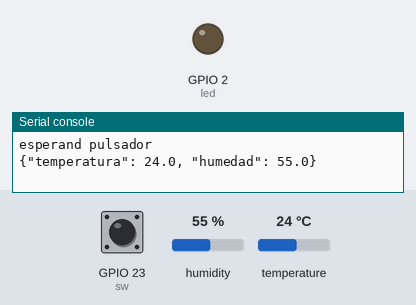
This program was run on a simulated ESP32 board running MicroPython. Parts: output pins drawn as LEDs (lit = HIGH), the last lines printed to the serial console. The inputs (shaded band) are chosen by the test bench; at power-on: GPIO 23 (sw) LOW, humidity 55 %, temperature 24 °C.

Above: at 1.2 s.
1.3 s: GPIO 23 (sw) pulled HIGH for 0.15 s
At 2.4 s:
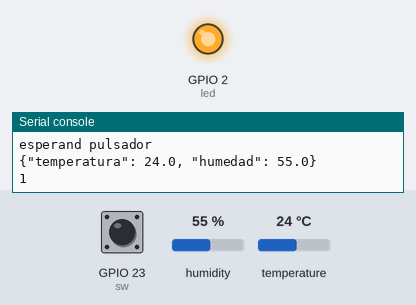
2.9 s: GPIO 23 (sw) pulled HIGH for 1 s
At 3.6 s:
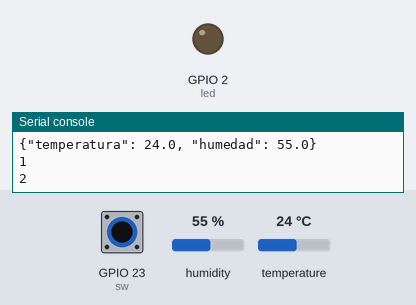
5.4 s: GPIO 23 (sw) pulled HIGH for 3.2 s
At 6.7 s:
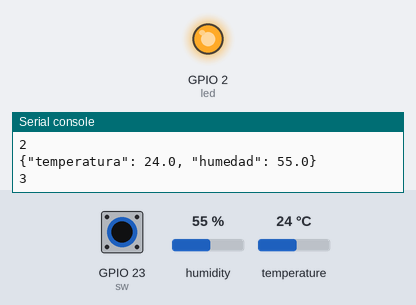
Timing chart, 0 to 8.4 s (numbered marks = the images above; inputs shaded):
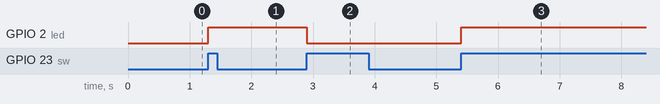

Measured:
- after the input at 1.3 s, GPIO 2 (led): LOW → HIGH at once
- after the input at 2.9 s, GPIO 2 (led): HIGH → LOW at once
- after the input at 5.4 s, GPIO 2 (led): LOW → HIGH at once

The program:

main.py
```python
#En este caso tenemos problemas para ejecutar mas de una tarea en un ciclo
#La solucion que tenemos a esto son las interrupciones por Timer
#Es decir interrupciones pausar la ejecucion del programa para ir atender otra porcion de codigo
#https://wokwi.com/projects/373607931267328001


from machine import Pin, Timer
import dht
import time
import json
from collections import OrderedDict

sw = Pin(23, Pin.IN)
led = Pin(2, Pin.OUT)
d = dht.DHT22(Pin(25))
print("esperand pulsador")
contador=0
estado=False

#Funcion para alternar el estado del led y incrementar contador
#En este caso se mejora el tema de la entre del pulsador y uso del led
def alternar(pin):
    global contador, estado
    #estado lo utilizamos para evitar el efecto rebote del pulsador y tome de a una pulsacion
    #el primer if valida si esta pulsado
    if sw.value():
        #este segundo if nos permite seguir  que no se siga sumando al contador
        #ya que si detecta que esta pulsado, el estado pasa a true y el no entrara en el segundo if
        if not estado:
            contador+=1
            print(contador)
            led.value(not led.value())
        estado = True
    else:
        estado = False


#Funcion timer
#El esp32 tiene varios timer en este caso usamos el 1
#Los timer son interrupcione por tiempo
#creamos el objeto
timer1 = Timer(1)
#Incializamos la interrupcion por timer
timer1.init(period=50, mode=Timer.PERIODIC, callback=alternar)

while True:
    try:
        d.measure()
        temperatura=d.temperature()
        humedad=d.humidity()
        datos=json.dumps(OrderedDict([
            ('temperatura',temperatura),
            ('humedad',humedad)
        ]))
        print(datos)
    except OSError as e:
        print("sin sensor")
    time.sleep(5)
```
